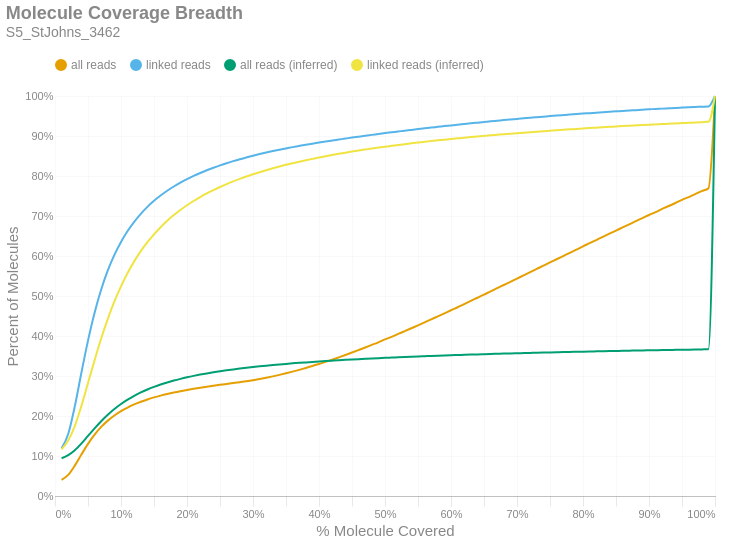

Notebook source saved alongside this figure:
### Markdown cell above
### Molecule Read Coverage
This chart shows molecule coverage breadth as computed by the number of bases aligned to that molecule. In other words, "*how much of each unique long molecule is actually sequenced/aligned?*" Keep in mind there is a distinction between sequences and alignments, since some sequences belonging to a particular molecule may not align well and wouldn't appear in the alignment data. This chart also shows molecule coverage breadth as computed by the *inferred fragment* from which the aligned sequences originate. Unlike read coverage, this calculation takes into account the total insert size, including unsequenced gaps between the forward and reverse reads. Like the previous figures, these are cumulative percents.

### Code cell
if SKIPLR:
    print_html(f"Skipped")
else:
    binned_df = consolidated_hist(valids['coverage_bp'], mask, 0.01, True)
    binned_df_inf = consolidated_hist(valids['coverage_inserts'], mask, 0.01, True)
    binned_df = binned_df.with_columns(pl.lit(binned_df_inf['all reads (cumsum)']).alias('all reads (inferred)'))
    binned_df = binned_df.with_columns(pl.lit(binned_df_inf['linked reads (cumsum)']).alias('linked reads (inferred)'))
    binned_df = binned_df.with_columns(
        (pl.col('bin').cast(pl.Float64) + 0.01).alias('right_edge')
    )

    with SafeRender(binned_df):
        (
            density_plot(binned_df, 'Molecule Coverage Breadth', samplename, 'molcov', ['all reads (inferred)','linked reads (inferred)'])
            .encode(
                #x=alt.X('bin:Q', title="% Molecule Covered").axis(format = '%').scale(padding=0),
                x=alt.X('right_edge:Q', title="% Molecule Covered").axis(format='%').scale(padding=0),
                y=alt.Y('value:Q', title='Percent of Molecules')
                    .axis(format='%')
                    .stack(False)
                    .scale(domainMin=0, padding=0),
                color=alt.Color("key:N").scale(domain = ["all reads", "linked reads", "all reads (inferred)", "linked reads (inferred)"]),
                tooltip = [
                    alt.Tooltip("key:N", title = "Data Type"),
                    alt.Tooltip("range_label:N", title="% Molecule Covered"),
                    alt.Tooltip("value:Q", format = ".2%", title="% Molecules")
                ]
            )
        ).display()

### Figure 1 — Vega-Lite specification as saved in the notebook (floating-point values rounded to 4 significant figures)
{"width": "container", "height": 400, "config": {"title": {"anchor": "start", "dy": -15, "fontSize": 18, "color": "#888888", "subtitleColor": "#888888", "subtitleFontSize": 14}, "arc": {"fill": "#0072B2"}, "axis": {"domainColor": "#888888", "domainWidth": 0.5, "gridWidth": 0.2, "grid": false, "titleFontWeight": 400, "titleFontSize": 15, "labelFontSize": 11, "labelColor": "#888888", "tickColor": "#888888", "tickWidth": 0.2, "titleColor": "#888888"}, "axisBand": {"grid": false}, "axisX": {"grid": true, "tickSize": 10, "domainCap": "round"}, "axisY": {"domain": false, "grid": true, "tickSize": 0, "domainCap": "round"}, "background": "transparent", "header": {"labelFontSize": 15, "labelColor": "#888888", "titleFontSize": 15, "titleFontWeight": 600, "titleColor": "#888888"}, "legend": {"labelFont": "sans-serif", "labelFontSize": 12, "labelColor": "#888888", "symbolSize": 100, "symbolType": "circle", "titleFontSize": 12, "titlePadding": 10, "titleColor": "#888888", "title": null, "orient": "top"}, "range": {"category": ["#E69F00", "#56B4E9", "#009E73", "#F0E442", "#0072B2", "#D55E00", "#CC79A7", "#000000"], "diverging": ["#cfe8f3", "#a2d4ec", "#73bfe2", "#46abdb", "#1696d2", "#12719e"]}, "area": {"fill": "#0072B2", "fillOpacity": 0.7, "line": true, "strokeOpacity": 0.7}, "line": {"color": "#0072B2", "stroke": "#0072B2", "strokeWidth": 2}, "trail": {"color": "#0072B2", "stroke": "#0072B2", "strokeWidth": 0, "size": 1}, "point": {"filled": true, "fillOpacity": 1.0, "size": 95}, "text": {"color": "#888888", "fontSize": 11, "align": "right", "fontWeight": 400, "size": 11}, "bar": {"fill": "#0072B2", "stroke": null}, "view": {"stroke": null, "continuousWidth": 660, "continuousHeight": 400}}, "data": {"name": "data-71c3977fa6eaafe3d45e7bddd3141a69"}, "mark": {"type": "line", "interpolate": "monotone", "point": {"opacity": 0, "size": 275}}, "encoding": {"color": {"field": "key", "scale": {"domain": ["all reads", "linked reads", "all reads (inferred)", "linked reads (inferred)"]}, "type": "nominal"}, "tooltip": [{"field": "key", "title": "Data Type", "type": "nominal"}, {"field": "range_label", "title": "% Molecule Covered", "type": "nominal"}, {"field": "value", "format": ".2%", "title": "% Molecules", "type": "quantitative"}], "x": {"axis": {"format": "%"}, "field": "right_edge", "scale": {"padding": 0}, "title": "% Molecule Covered", "type": "quantitative"}, "y": {"axis": {"format": "%"}, "field": "value", "scale": {"domainMin": 0, "padding": 0}, "stack": false, "title": "Percent of Molecules", "type": "quantitative"}}, "params": [{"name": "param_c36ac31b6afebe62", "select": {"type": "point", "fields": ["key"]}, "bind": "legend"}], "title": {"text": "Molecule Coverage Breadth", "subtitle": "S5_StJohns_3462"}, "transform": [{"fold": ["all reads (cumsum)", "linked reads (cumsum)", "all reads (inferred)", "linked reads (inferred)"]}, {"calculate": "replace(datum.key, ' (cumsum)', '')", "as": "key"}, {"filter": {"param": "param_c36ac31b6afebe62"}}], "usermeta": {"embedOptions": {"downloadFileName": "S5_StJohns_3462.molcov"}}, "$schema": "https://vega.github.io/schema/vega-lite/v6.1.0.json", "datasets": {"data-71c3977fa6eaafe3d45e7bddd3141a69": [{"bin": "0.0", "interval": "0.0-0.01", "all reads": 0.0406, "linked reads": 0.1194, "all reads (cumsum)": 0.0406, "linked reads (cumsum)": 0.1194, "range_label": "0.0-0.01", "all reads (inferred)": 0.0944, "linked reads (inferred)": 0.1167, "right_edge": 0.01}, {"bin": "0.01", "interval": "0.01-0.02", "all reads": 0.01214, "linked reads": 0.03571, "all reads (cumsum)": 0.05274, "linked reads (cumsum)": 0.1551, "range_label": "0.01-0.02", "all reads (inferred)": 0.1021, "linked reads (inferred)": 0.1388, "right_edge": 0.02}, {"bin": "0.02", "interval": "0.02-0.03", "all reads": 0.02312, "linked reads": 0.06909, "all reads (cumsum)": 0.07586, "linked reads (cumsum)": 0.2242, "range_label": "0.02-0.03", "all reads (inferred)": 0.1143, "linked reads (inferred)": 0.1749, "right_edge": 0.03}, {"bin": "0.03", "interval": "0.03-0.04", "all reads": 0.02786, "linked reads": 0.08382, "all reads (cumsum)": 0.1037, "linked reads (cumsum)": 0.3081, "range_label": "0.03-0.04", "all reads (inferred)": 0.1312, "linked reads (inferred)": 0.2254, "right_edge": 0.04}, {"bin": "0.04", "interval": "0.04-0.05", "all reads": 0.02663, "linked reads": 0.08037, "all reads (cumsum)": 0.1304, "linked reads (cumsum)": 0.3884, "range_label": "0.04-0.05", "all reads (inferred)": 0.1501, "linked reads (inferred)": 0.2825, "right_edge": 0.05}, {"bin": "0.05", "interval": "0.05-0.06", "all reads": 0.02314, "linked reads": 0.06989, "all reads (cumsum)": 0.1535, "linked reads (cumsum)": 0.4583, "range_label": "0.05-0.06", "all reads (inferred)": 0.169, "linked reads (inferred)": 0.3396, "right_edge": 0.06}, {"bin": "0.06", "interval": "0.06-0.07", "all reads": 0.0192, "linked reads": 0.05798, "all reads (cumsum)": 0.1727, "linked reads (cumsum)": 0.5163, "range_label": "0.06-0.07", "all reads (inferred)": 0.1868, "linked reads (inferred)": 0.3937, "right_edge": 0.07}, {"bin": "0.07", "interval": "0.07-0.08", "all reads": 0.01574, "linked reads": 0.04751, "all reads (cumsum)": 0.1884, "linked reads (cumsum)": 0.5638, "range_label": "0.07-0.08", "all reads (inferred)": 0.2031, "linked reads (inferred)": 0.4429, "right_edge": 0.08}, {"bin": "0.08", "interval": "0.08-0.09", "all reads": 0.01291, "linked reads": 0.03894, "all reads (cumsum)": 0.2013, "linked reads (cumsum)": 0.6028, "range_label": "0.08-0.09", "all reads (inferred)": 0.2174, "linked reads (inferred)": 0.4863, "right_edge": 0.09}, {"bin": "0.09", "interval": "0.09-0.1", "all reads": 0.01078, "linked reads": 0.03243, "all reads (cumsum)": 0.2121, "linked reads (cumsum)": 0.6352, "range_label": "0.09-0.1", "all reads (inferred)": 0.2299, "linked reads (inferred)": 0.5242, "right_edge": 0.1}, {"bin": "0.1", "interval": "0.1-0.11", "all reads": 0.009068, "linked reads": 0.02718, "all reads (cumsum)": 0.2212, "linked reads (cumsum)": 0.6624, "range_label": "0.1-0.11", "all reads (inferred)": 0.2408, "linked reads (inferred)": 0.5574, "right_edge": 0.11}, {"bin": "0.11", "interval": "0.11-0.12", "all reads": 0.007734, "linked reads": 0.02319, "all reads (cumsum)": 0.2289, "linked reads (cumsum)": 0.6856, "range_label": "0.11-0.12", "all reads (inferred)": 0.2504, "linked reads (inferred)": 0.5865, "right_edge": 0.12}, {"bin": "0.12", "interval": "0.12-0.13", "all reads": 0.006647, "linked reads": 0.01987, "all reads (cumsum)": 0.2356, "linked reads (cumsum)": 0.7054, "range_label": "0.12-0.13", "all reads (inferred)": 0.2588, "linked reads (inferred)": 0.612, "right_edge": 0.13}, {"bin": "0.13", "interval": "0.13-0.14", "all reads": 0.005805, "linked reads": 0.01732, "all reads (cumsum)": 0.2414, "linked reads (cumsum)": 0.7228, "range_label": "0.13-0.14", "all reads (inferred)": 0.2662, "linked reads (inferred)": 0.6344, "right_edge": 0.14}, {"bin": "0.14", "interval": "0.14-0.15", "all reads": 0.005089, "linked reads": 0.0151, "all reads (cumsum)": 0.2465, "linked reads (cumsum)": 0.7378, "range_label": "0.14-0.15", "all reads (inferred)": 0.2727, "linked reads (inferred)": 0.6542, "right_edge": 0.15}, {"bin": "0.15", "interval": "0.15-0.16", "all reads": 0.004495, "linked reads": 0.01328, "all reads (cumsum)": 0.251, "linked reads (cumsum)": 0.7511, "range_label": "0.15-0.16", "all reads (inferred)": 0.2786, "linked reads (inferred)": 0.672, "right_edge": 0.16}, {"bin": "0.16", "interval": "0.16-0.17", "all reads": 0.004035, "linked reads": 0.01189, "all reads (cumsum)": 0.255, "linked reads (cumsum)": 0.763, "range_label": "0.16-0.17", "all reads (inferred)": 0.2839, "linked reads (inferred)": 0.6879, "right_edge": 0.17}, {"bin": "0.17", "interval": "0.17-0.18", "all reads": 0.003676, "linked reads": 0.01069, "all reads (cumsum)": 0.2587, "linked reads (cumsum)": 0.7737, "range_label": "0.17-0.18", "all reads (inferred)": 0.2886, "linked reads (inferred)": 0.7023, "right_edge": 0.18}, {"bin": "0.18", "interval": "0.18-0.19", "all reads": 0.003343, "linked reads": 0.009631, "all reads (cumsum)": 0.262, "linked reads (cumsum)": 0.7833, "range_label": "0.18-0.19", "all reads (inferred)": 0.2929, "linked reads (inferred)": 0.7151, "right_edge": 0.19}, {"bin": "0.19", "interval": "0.19-0.2", "all reads": 0.003092, "linked reads": 0.00877, "all reads (cumsum)": 0.2651, "linked reads (cumsum)": 0.7921, "range_label": "0.19-0.2", "all reads (inferred)": 0.2967, "linked reads (inferred)": 0.7269, "right_edge": 0.2}, {"bin": "0.2", "interval": "0.2-0.21", "all reads": 0.00286, "linked reads": 0.007998, "all reads (cumsum)": 0.268, "linked reads (cumsum)": 0.8001, "range_label": "0.2-0.21", "all reads (inferred)": 0.3003, "linked reads (inferred)": 0.7376, "right_edge": 0.21}, {"bin": "0.21", "interval": "0.21-0.22", "all reads": 0.00269, "linked reads": 0.007395, "all reads (cumsum)": 0.2707, "linked reads (cumsum)": 0.8075, "range_label": "0.21-0.22", "all reads (inferred)": 0.3035, "linked reads (inferred)": 0.7473, "right_edge": 0.22}, {"bin": "0.22", "interval": "0.22-0.23", "all reads": 0.002551, "linked reads": 0.006839, "all reads (cumsum)": 0.2732, "linked reads (cumsum)": 0.8143, "range_label": "0.22-0.23", "all reads (inferred)": 0.3065, "linked reads (inferred)": 0.7564, "right_edge": 0.23}, {"bin": "0.23", "interval": "0.23-0.24", "all reads": 0.002429, "linked reads": 0.006366, "all reads (cumsum)": 0.2756, "linked reads (cumsum)": 0.8207, "range_label": "0.23-0.24", "all reads (inferred)": 0.3093, "linked reads (inferred)": 0.7648, "right_edge": 0.24}, {"bin": "0.24", "interval": "0.24-0.25", "all reads": 0.002317, "linked reads": 0.005885, "all reads (cumsum)": 0.278, "linked reads (cumsum)": 0.8266, "range_label": "0.24-0.25", "all reads (inferred)": 0.3118, "linked reads (inferred)": 0.7725, "right_edge": 0.25}, {"bin": "0.25", "interval": "0.25-0.26", "all reads": 0.002199, "linked reads": 0.005387, "all reads (cumsum)": 0.2802, "linked reads (cumsum)": 0.832, "range_label": "0.25-0.26", "all reads (inferred)": 0.3142, "linked reads (inferred)": 0.7797, "right_edge": 0.26}, {"bin": "0.26", "interval": "0.26-0.27", "all reads": 0.00218, "linked reads": 0.005141, "all reads (cumsum)": 0.2823, "linked reads (cumsum)": 0.8371, "range_label": "0.26-0.27", "all reads (inferred)": 0.3165, "linked reads (inferred)": 0.7864, "right_edge": 0.27}, {"bin": "0.27", "interval": "0.27-0.28", "all reads": 0.002206, "linked reads": 0.00481, "all reads (cumsum)": 0.2845, "linked reads (cumsum)": 0.8419, "range_label": "0.27-0.28", "all reads (inferred)": 0.3186, "linked reads (inferred)": 0.7927, "right_edge": 0.28}, {"bin": "0.28", "interval": "0.28-0.29", "all reads": 0.002322, "linked reads": 0.004457, "all reads (cumsum)": 0.2869, "linked reads (cumsum)": 0.8464, "range_label": "0.28-0.29", "all reads (inferred)": 0.3205, "linked reads (inferred)": 0.7987, "right_edge": 0.29}, {"bin": "0.29", "interval": "0.29-0.3", "all reads": 0.002638, "linked reads": 0.004332, "all reads (cumsum)": 0.2895, "linked reads (cumsum)": 0.8507, "range_label": "0.29-0.3", "all reads (inferred)": 0.3224, "linked reads (inferred)": 0.8043, "right_edge": 0.3}, {"bin": "0.3", "interval": "0.3-0.31", "all reads": 0.002891, "linked reads": 0.004048, "all reads (cumsum)": 0.2924, "linked reads (cumsum)": 0.8548, "range_label": "0.3-0.31", "all reads (inferred)": 0.3241, "linked reads (inferred)": 0.8095, "right_edge": 0.31}, {"bin": "0.31", "interval": "0.31-0.32", "all reads": 0.003187, "linked reads": 0.003859, "all reads (cumsum)": 0.2956, "linked reads (cumsum)": 0.8586, "range_label": "0.31-0.32", "all reads (inferred)": 0.3258, "linked reads (inferred)": 0.8145, "right_edge": 0.32}, {"bin": "0.32", "interval": "0.32-0.33", "all reads": 0.003483, "linked reads": 0.003624, "all reads (cumsum)": 0.2991, "linked reads (cumsum)": 0.8623, "range_label": "0.32-0.33", "all reads (inferred)": 0.3274, "linked reads (inferred)": 0.8192, "right_edge": 0.33}, {"bin": "0.33", "interval": "0.33-0.34", "all reads": 0.003721, "linked reads": 0.003437, "all reads (cumsum)": 0.3028, "linked reads (cumsum)": 0.8657, "range_label": "0.33-0.34", "all reads (inferred)": 0.3288, "linked reads (inferred)": 0.8237, "right_edge": 0.34}, {"bin": "0.34", "interval": "0.34-0.35", "all reads": 0.003934, "linked reads": 0.003254, "all reads (cumsum)": 0.3067, "linked reads (cumsum)": 0.8689, "range_label": "0.34-0.35", "all reads (inferred)": 0.3302, "linked reads (inferred)": 0.8279, "right_edge": 0.35}, {"bin": "0.35", "interval": "0.35-0.36", "all reads": 0.004224, "linked reads": 0.003219, "all reads (cumsum)": 0.3109, "linked reads (cumsum)": 0.8722, "range_label": "0.35-0.36", "all reads (inferred)": 0.3316, "linked reads (inferred)": 0.8319, "right_edge": 0.36}, {"bin": "0.36", "interval": "0.36-0.37", "all reads": 0.004439, "linked reads": 0.002976, "all reads (cumsum)": 0.3154, "linked reads (cumsum)": 0.8751, "range_label": "0.36-0.37", "all reads (inferred)": 0.3328, "linked reads (inferred)": 0.8357, "right_edge": 0.37}, {"bin": "0.37", "interval": "0.37-0.38", "all reads": 0.004682, "linked reads": 0.002924, "all reads (cumsum)": 0.3201, "linked reads (cumsum)": 0.8781, "range_label": "0.37-0.38", "all reads (inferred)": 0.334, "linked reads (inferred)": 0.8393, "right_edge": 0.38}, {"bin": "0.38", "interval": "0.38-0.39", "all reads": 0.004869, "linked reads": 0.002806, "all reads (cumsum)": 0.3249, "linked reads (cumsum)": 0.8809, "range_label": "0.38-0.39", "all reads (inferred)": 0.3352, "linked reads (inferred)": 0.8428, "right_edge": 0.39}, {"bin": "0.39", "interval": "0.39-0.4", "all reads": 0.005204, "linked reads": 0.002751, "all reads (cumsum)": 0.3301, "linked reads (cumsum)": 0.8836, "range_label": "0.39-0.4", "all reads (inferred)": 0.3363, "linked reads (inferred)": 0.8462, "right_edge": 0.4}, {"bin": "0.4", "interval": "0.4-0.41", "all reads": 0.00524, "linked reads": 0.002601, "all reads (cumsum)": 0.3354, "linked reads (cumsum)": 0.8862, "range_label": "0.4-0.41", "all reads (inferred)": 0.3374, "linked reads (inferred)": 0.8494, "right_edge": 0.41}, {"bin": "0.41", "interval": "0.41-0.42", "all reads": 0.005537, "linked reads": 0.002488, "all reads (cumsum)": 0.3409, "linked reads (cumsum)": 0.8887, "range_label": "0.41-0.42", "all reads (inferred)": 0.3384, "linked reads (inferred)": 0.8524, "right_edge": 0.42}, {"bin": "0.42", "interval": "0.42-0.43", "all reads": 0.005758, "linked reads": 0.00245, "all reads (cumsum)": 0.3467, "linked reads (cumsum)": 0.8912, "range_label": "0.42-0.43", "all reads (inferred)": 0.3394, "linked reads (inferred)": 0.8554, "right_edge": 0.43}, {"bin": "0.43", "interval": "0.43-0.44", "all reads": 0.005862, "linked reads": 0.002463, "all reads (cumsum)": 0.3525, "linked reads (cumsum)": 0.8936, "range_label": "0.43-0.44", "all reads (inferred)": 0.3404, "linked reads (inferred)": 0.8583, "right_edge": 0.44}, {"bin": "0.44", "interval": "0.44-0.45", "all reads": 0.006111, "linked reads": 0.002428, "all reads (cumsum)": 0.3586, "linked reads (cumsum)": 0.896, "range_label": "0.44-0.45", "all reads (inferred)": 0.3413, "linked reads (inferred)": 0.861, "right_edge": 0.45}, {"bin": "0.45", "interval": "0.45-0.46", "all reads": 0.006261, "linked reads": 0.002305, "all reads (cumsum)": 0.3649, "linked reads (cumsum)": 0.8984, "range_label": "0.45-0.46", "all reads (inferred)": 0.3422, "linked reads (inferred)": 0.8636, "right_edge": 0.46}, {"bin": "0.46", "interval": "0.46-0.47", "all reads": 0.006332, "linked reads": 0.002253, "all reads (cumsum)": 0.3712, "linked reads (cumsum)": 0.9006, "range_label": "0.46-0.47", "all reads (inferred)": 0.343, "linked reads (inferred)": 0.8662, "right_edge": 0.47}, {"bin": "0.47", "interval": "0.47-0.48", "all reads": 0.006592, "linked reads": 0.002199, "all reads (cumsum)": 0.3778, "linked reads (cumsum)": 0.9028, "range_label": "0.47-0.48", "all reads (inferred)": 0.3439, "linked reads (inferred)": 0.8687, "right_edge": 0.48}, {"bin": "0.48", "interval": "0.48-0.49", "all reads": 0.006407, "linked reads": 0.002218, "all reads (cumsum)": 0.3842, "linked reads (cumsum)": 0.905, "range_label": "0.48-0.49", "all reads (inferred)": 0.3447, "linked reads (inferred)": 0.871, "right_edge": 0.49}, {"bin": "0.49", "interval": "0.49-0.5", "all reads": 0.007297, "linked reads": 0.002206, "all reads (cumsum)": 0.3915, "linked reads (cumsum)": 0.9072, "range_label": "0.49-0.5", "all reads (inferred)": 0.3454, "linked reads (inferred)": 0.8733, "right_edge": 0.5}, {"bin": "0.5", "interval": "0.5-0.51", "all reads": 0.006373, "linked reads": 0.002044, "all reads (cumsum)": 0.3979, "linked reads (cumsum)": 0.9093, "range_label": "0.5-0.51", "all reads (inferred)": 0.3461, "linked reads (inferred)": 0.8754, "right_edge": 0.51}, {"bin": "0.51", "interval": "0.51-0.52", "all reads": 0.007245, "linked reads": 0.002059, "all reads (cumsum)": 0.4051, "linked reads (cumsum)": 0.9113, "range_label": "0.51-0.52", "all reads (inferred)": 0.3469, "linked reads (inferred)": 0.8775, "right_edge": 0.52}, {"bin": "0.52", "interval": "0.52-0.53", "all reads": 0.007077, "linked reads": 0.002023, "all reads (cumsum)": 0.4122, "linked reads (cumsum)": 0.9134, "range_label": "0.52-0.53", "all reads (inferred)": 0.3476, "linked reads (inferred)": 0.8796, "right_edge": 0.53}, {"bin": "0.53", "interval": "0.53-0.54", "all reads": 0.007209, "linked reads": 0.001938, "all reads (cumsum)": 0.4194, "linked reads (cumsum)": 0.9153, "range_label": "0.53-0.54", "all reads (inferred)": 0.3482, "linked reads (inferred)": 0.8816, "right_edge": 0.54}, {"bin": "0.54", "interval": "0.54-0.55", "all reads": 0.007196, "linked reads": 0.001919, "all reads (cumsum)": 0.4266, "linked reads (cumsum)": 0.9172, "range_label": "0.54-0.55", "all reads (inferred)": 0.3489, "linked reads (inferred)": 0.8836, "right_edge": 0.55}, {"bin": "0.55", "interval": "0.55-0.56", "all reads": 0.007457, "linked reads": 0.001907, "all reads (cumsum)": 0.4341, "linked reads (cumsum)": 0.9191, "range_label": "0.55-0.56", "all reads (inferred)": 0.3495, "linked reads (inferred)": 0.8855, "right_edge": 0.56}, {"bin": "0.56", "interval": "0.56-0.57", "all reads": 0.007507, "linked reads": 0.001935, "all reads (cumsum)": 0.4416, "linked reads (cumsum)": 0.9211, "range_label": "0.56-0.57", "all reads (inferred)": 0.3502, "linked reads (inferred)": 0.8874, "right_edge": 0.57}, {"bin": "0.57", "interval": "0.57-0.58", "all reads": 0.007439, "linked reads": 0.001803, "all reads (cumsum)": 0.449, "linked reads (cumsum)": 0.9229, "range_label": "0.57-0.58", "all reads (inferred)": 0.3508, "linked reads (inferred)": 0.8892, "right_edge": 0.58}, {"bin": "0.58", "interval": "0.58-0.59", "all reads": 0.007571, "linked reads": 0.00185, "all reads (cumsum)": 0.4566, "linked reads (cumsum)": 0.9247, "range_label": "0.58-0.59", "all reads (inferred)": 0.3514, "linked reads (inferred)": 0.8909, "right_edge": 0.59}, {"bin": "0.59", "interval": "0.59-0.6", "all reads": 0.00779, "linked reads": 0.001813, "all reads (cumsum)": 0.4644, "linked reads (cumsum)": 0.9265, "range_label": "0.59-0.6", "all reads (inferred)": 0.3519, "linked reads (inferred)": 0.8926, "right_edge": 0.6}, {"bin": "0.6", "interval": "0.6-0.61", "all reads": 0.007555, "linked reads": 0.001765, "all reads (cumsum)": 0.472, "linked reads (cumsum)": 0.9283, "range_label": "0.6-0.61", "all reads (inferred)": 0.3525, "linked reads (inferred)": 0.8942, "right_edge": 0.61}, {"bin": "0.61", "interval": "0.61-0.62", "all reads": 0.007929, "linked reads": 0.001722, "all reads (cumsum)": 0.4799, "linked reads (cumsum)": 0.93, "range_label": "0.61-0.62", "all reads (inferred)": 0.353, "linked reads (inferred)": 0.8958, "right_edge": 0.62}, {"bin": "0.62", "interval": "0.62-0.63", "all reads": 0.007829, "linked reads": 0.001733, "all reads (cumsum)": 0.4877, "linked reads (cumsum)": 0.9317, "range_label": "0.62-0.63", "all reads (inferred)": 0.3535, "linked reads (inferred)": 0.8973, "right_edge": 0.63}, {"bin": "0.63", "interval": "0.63-0.64", "all reads": 0.007851, "linked reads": 0.001621, "all reads (cumsum)": 0.4956, "linked reads (cumsum)": 0.9334, "range_label": "0.63-0.64", "all reads (inferred)": 0.3541, "linked reads (inferred)": 0.8988, "right_edge": 0.64}, {"bin": "0.64", "interval": "0.64-0.65", "all reads": 0.007817, "linked reads": 0.001604, "all reads (cumsum)": 0.5034, "linked reads (cumsum)": 0.935, "range_label": "0.64-0.65", "all reads (inferred)": 0.3546, "linked reads (inferred)": 0.9003, "right_edge": 0.65}, {"bin": "0.65", "interval": "0.65-0.66", "all reads": 0.008258, "linked reads": 0.001678, "all reads (cumsum)": 0.5116, "linked reads (cumsum)": 0.9366, "range_label": "0.65-0.66", "all reads (inferred)": 0.355, "linked reads (inferred)": 0.9018, "right_edge": 0.66}, {"bin": "0.66", "interval": "0.66-0.67", "all reads": 0.007822, "linked reads": 0.001529, "all reads (cumsum)": 0.5195, "linked reads (cumsum)": 0.9382, "range_label": "0.66-0.67", "all reads (inferred)": 0.3555, "linked reads (inferred)": 0.9031, "right_edge": 0.67}, {"bin": "0.67", "interval": "0.67-0.68", "all reads": 0.008027, "linked reads": 0.001545, "all reads (cumsum)": 0.5275, "linked reads (cumsum)": 0.9397, "range_label": "0.67-0.68", "all reads (inferred)": 0.356, "linked reads (inferred)": 0.9045, "right_edge": 0.68}, {"bin": "0.68", "interval": "0.68-0.69", "all reads": 0.007908, "linked reads": 0.001508, "all reads (cumsum)": 0.5354, "linked reads (cumsum)": 0.9412, "range_label": "0.68-0.69", "all reads (inferred)": 0.3564, "linked reads (inferred)": 0.9058, "right_edge": 0.69}, {"bin": "0.69", "interval": "0.69-0.7", "all reads": 0.008158, "linked reads": 0.001496, "all reads (cumsum)": 0.5435, "linked reads (cumsum)": 0.9427, "range_label": "0.69-0.7", "all reads (inferred)": 0.3569, "linked reads (inferred)": 0.9071, "right_edge": 0.7}, {"bin": "0.7", "interval": "0.7-0.71", "all reads": 0.007959, "linked reads": 0.001481, "all reads (cumsum)": 0.5515, "linked reads (cumsum)": 0.9442, "range_label": "0.7-0.71", "all reads (inferred)": 0.3573, "linked reads (inferred)": 0.9084, "right_edge": 0.71}, {"bin": "0.71", "interval": "0.71-0.72", "all reads": 0.008034, "linked reads": 0.001405, "all reads (cumsum)": 0.5595, "linked reads (cumsum)": 0.9456, "range_label": "0.71-0.72", "all reads (inferred)": 0.3577, "linked reads (inferred)": 0.9096, "right_edge": 0.72}, {"bin": "0.72", "interval": "0.72-0.73", "all reads": 0.008185, "linked reads": 0.001362, "all reads (cumsum)": 0.5677, "linked reads (cumsum)": 0.947, "range_label": "0.72-0.73", "all reads (inferred)": 0.3582, "linked reads (inferred)": 0.9108, "right_edge": 0.73}, {"bin": "0.73", "interval": "0.73-0.74", "all reads": 0.007969, "linked reads": 0.001359, "all reads (cumsum)": 0.5757, "linked reads (cumsum)": 0.9483, "range_label": "0.73-0.74", "all reads (inferred)": 0.3586, "linked reads (inferred)": 0.912, "right_edge": 0.74}, {"bin": "0.74", "interval": "0.74-0.75", "all reads": 0.008406, "linked reads": 0.001391, "all reads (cumsum)": 0.5841, "linked reads (cumsum)": 0.9497, "range_label": "0.74-0.75", "all reads (inferred)": 0.359, "linked reads (inferred)": 0.9132, "right_edge": 0.75}, {"bin": "0.75", "interval": "0.75-0.76", "all reads": 0.007809, "linked reads": 0.001316, "all reads (cumsum)": 0.5919, "linked reads (cumsum)": 0.951, "range_label": "0.75-0.76", "all reads (inferred)": 0.3594, "linked reads (inferred)": 0.9144, "right_edge": 0.76}, {"bin": "0.76", "interval": "0.76-0.77", "all reads": 0.008027, "linked reads": 0.001273, "all reads (cumsum)": 0.5999, "linked reads (cumsum)": 0.9523, "range_label": "0.76-0.77", "all reads (inferred)": 0.3598, "linked reads (inferred)": 0.9155, "right_edge": 0.77}, {"bin": "0.77", "interval": "0.77-0.78", "all reads": 0.00803, "linked reads": 0.001258, "all reads (cumsum)": 0.608, "linked reads (cumsum)": 0.9536, "range_label": "0.77-0.78", "all reads (inferred)": 0.3601, "linked reads (inferred)": 0.9166, "right_edge": 0.78}, {"bin": "0.78", "interval": "0.78-0.79", "all reads": 0.00788, "linked reads": 0.001162, "all reads (cumsum)": 0.6158, "linked reads (cumsum)": 0.9547, "range_label": "0.78-0.79", "all reads (inferred)": 0.3605, "linked reads (inferred)": 0.9177, "right_edge": 0.79}, {"bin": "0.79", "interval": "0.79-0.8", "all reads": 0.008445, "linked reads": 0.001276, "all reads (cumsum)": 0.6243, "linked reads (cumsum)": 0.956, "range_label": "0.79-0.8", "all reads (inferred)": 0.3609, "linked reads (inferred)": 0.9188, "right_edge": 0.8}, {"bin": "0.8", "interval": "0.8-0.81", "all reads": 0.007663, "linked reads": 0.00115, "all reads (cumsum)": 0.632, "linked reads (cumsum)": 0.9572, "range_label": "0.8-0.81", "all reads (inferred)": 0.3613, "linked reads (inferred)": 0.9198, "right_edge": 0.81}, {"bin": "0.81", "interval": "0.81-0.82", "all reads": 0.007979, "linked reads": 0.0012, "all reads (cumsum)": 0.6399, "linked reads (cumsum)": 0.9584, "range_label": "0.81-0.82", "all reads (inferred)": 0.3616, "linked reads (inferred)": 0.9209, "right_edge": 0.82}, {"bin": "0.82", "interval": "0.82-0.83", "all reads": 0.008032, "linked reads": 0.001159, "all reads (cumsum)": 0.648, "linked reads (cumsum)": 0.9595, "range_label": "0.82-0.83", "all reads (inferred)": 0.362, "linked reads (inferred)": 0.9219, "right_edge": 0.83}, {"bin": "0.83", "interval": "0.83-0.84", "all reads": 0.007878, "linked reads": 0.001079, "all reads (cumsum)": 0.6558, "linked reads (cumsum)": 0.9606, "range_label": "0.83-0.84", "all reads (inferred)": 0.3623, "linked reads (inferred)": 0.9229, "right_edge": 0.84}, {"bin": "0.84", "interval": "0.84-0.85", "all reads": 0.007741, "linked reads": 0.001034, "all reads (cumsum)": 0.6636, "linked reads (cumsum)": 0.9616, "range_label": "0.84-0.85", "all reads (inferred)": 0.3626, "linked reads (inferred)": 0.9238, "right_edge": 0.85}, {"bin": "0.85", "interval": "0.85-0.86", "all reads": 0.007851, "linked reads": 0.001067, "all reads (cumsum)": 0.6714, "linked reads (cumsum)": 0.9627, "range_label": "0.85-0.86", "all reads (inferred)": 0.363, "linked reads (inferred)": 0.9248, "right_edge": 0.86}, {"bin": "0.86", "interval": "0.86-0.87", "all reads": 0.00774, "linked reads": 0.001026, "all reads (cumsum)": 0.6792, "linked reads (cumsum)": 0.9637, "range_label": "0.86-0.87", "all reads (inferred)": 0.3633, "linked reads (inferred)": 0.9257, "right_edge": 0.87}, {"bin": "0.87", "interval": "0.87-0.88", "all reads": 0.007856, "linked reads": 0.0009532, "all reads (cumsum)": 0.687, "linked reads (cumsum)": 0.9647, "range_label": "0.87-0.88", "all reads (inferred)": 0.3636, "linked reads (inferred)": 0.9265, "right_edge": 0.88}, {"bin": "0.88", "interval": "0.88-0.89", "all reads": 0.00771, "linked reads": 0.000991, "all reads (cumsum)": 0.6947, "linked reads (cumsum)": 0.9657, "range_label": "0.88-0.89", "all reads (inferred)": 0.3639, "linked reads (inferred)": 0.9274, "right_edge": 0.89}, {"bin": "0.89", "interval": "0.89-0.9", "all reads": 0.007775, "linked reads": 0.001009, "all reads (cumsum)": 0.7025, "linked reads (cumsum)": 0.9667, "range_label": "0.89-0.9", "all reads (inferred)": 0.3642, "linked reads (inferred)": 0.9283, "right_edge": 0.9}, {"bin": "0.9", "interval": "0.9-0.91", "all reads": 0.007262, "linked reads": 0.0008563, "all reads (cumsum)": 0.7098, "linked reads (cumsum)": 0.9675, "range_label": "0.9-0.91", "all reads (inferred)": 0.3645, "linked reads (inferred)": 0.9291, "right_edge": 0.91}, {"bin": "0.91", "interval": "0.91-0.92", "all reads": 0.008228, "linked reads": 0.0009105, "all reads (cumsum)": 0.718, "linked reads (cumsum)": 0.9684, "range_label": "0.91-0.92", "all reads (inferred)": 0.3648, "linked reads (inferred)": 0.9299, "right_edge": 0.92}, {"bin": "0.92", "interval": "0.92-0.93", "all reads": 0.006925, "linked reads": 0.0008558, "all reads (cumsum)": 0.7249, "linked reads (cumsum)": 0.9693, "range_label": "0.92-0.93", "all reads (inferred)": 0.365, "linked reads (inferred)": 0.9306, "right_edge": 0.93}, {"bin": "0.93", "interval": "0.93-0.94", "all reads": 0.00759, "linked reads": 0.0008549, "all reads (cumsum)": 0.7325, "linked reads (cumsum)": 0.9701, "range_label": "0.93-0.94", "all reads (inferred)": 0.3653, "linked reads (inferred)": 0.9314, "right_edge": 0.94}, {"bin": "0.94", "interval": "0.94-0.95", "all reads": 0.00799, "linked reads": 0.0007949, "all reads (cumsum)": 0.7405, "linked reads (cumsum)": 0.9709, "range_label": "0.94-0.95", "all reads (inferred)": 0.3656, "linked reads (inferred)": 0.9322, "right_edge": 0.95}, {"bin": "0.95", "interval": "0.95-0.96", "all reads": 0.006572, "linked reads": 0.000783, "all reads (cumsum)": 0.7471, "linked reads (cumsum)": 0.9717, "range_label": "0.95-0.96", "all reads (inferred)": 0.3659, "linked reads (inferred)": 0.933, "right_edge": 0.96}, {"bin": "0.96", "interval": "0.96-0.97", "all reads": 0.007627, "linked reads": 0.000736, "all reads (cumsum)": 0.7547, "linked reads (cumsum)": 0.9725, "range_label": "0.96-0.97", "all reads (inferred)": 0.3662, "linked reads (inferred)": 0.9338, "right_edge": 0.97}, {"bin": "0.97", "interval": "0.97-0.98", "all reads": 0.007572, "linked reads": 0.0007269, "all reads (cumsum)": 0.7623, "linked reads (cumsum)": 0.9732, "range_label": "0.97-0.98", "all reads (inferred)": 0.3665, "linked reads (inferred)": 0.9346, "right_edge": 0.98}, {"bin": "0.98", "interval": "0.98-0.99", "all reads": 0.006736, "linked reads": 0.0007393, "all reads (cumsum)": 0.769, "linked reads (cumsum)": 0.9739, "range_label": "0.98-0.99", "all reads (inferred)": 0.3668, "linked reads (inferred)": 0.9353, "right_edge": 0.99}, {"bin": "0.99", "interval": "0.99-1.0", "all reads": 0.231, "linked reads": 0.02607, "all reads (cumsum)": 1.0, "linked reads (cumsum)": 1.0, "range_label": "0.99-1.0", "all reads (inferred)": 1.0, "linked reads (inferred)": 1.0, "right_edge": 1.0}]}}
